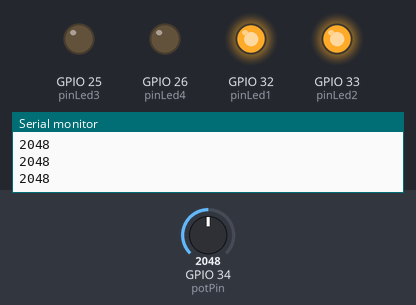
Bench run of a sketch on a simulated ESP32. Shown: output pins drawn as LEDs (lit = HIGH), the last lines printed to the serial monitor. Inputs (shaded band) come from the test bench; at power-on: GPIO 34 (potPin) = 2048.

Above: at 2.2 s.
2.3 s: GPIO 34 (potPin) set to 1732
3.8 s: GPIO 34 (potPin) set to 1663
At 4.1 s:
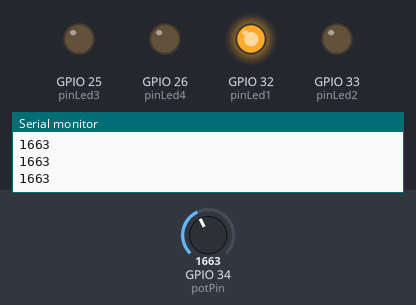
5.3 s: GPIO 34 (potPin) set to 3040
At 6.5 s:
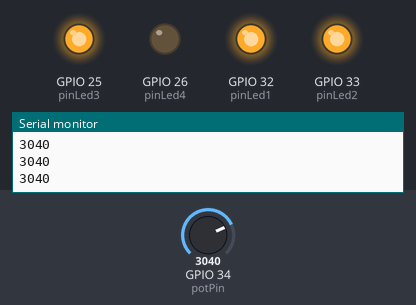
6.8 s: GPIO 34 (potPin) set to 4027
8.3 s: GPIO 34 (potPin) set to 4095
At 9.0 s:
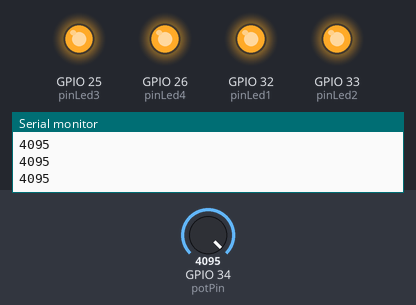
9.8 s: GPIO 34 (potPin) set to 3603
At 10.2 s:
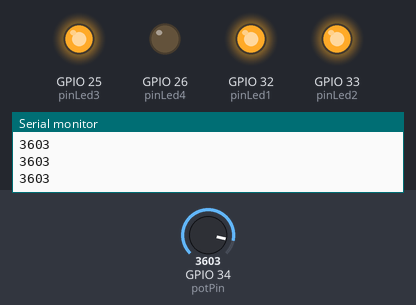
Timing chart, 0 to 12.3 s (numbered marks = the images above; inputs shaded):
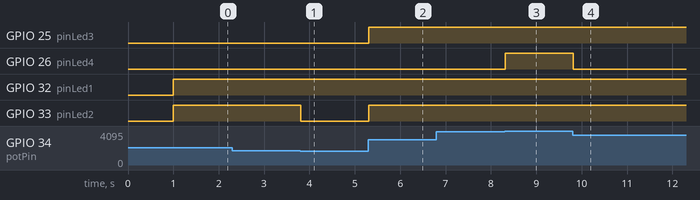

Measured:
- the behaviour switches between 1700 and 1699 on GPIO 34 (potPin) (found by bisection; images 0 and 1)
- the behaviour switches between 4094 and 4095 on GPIO 34 (potPin) (found by bisection; images 2 and 3)
- after the input at 3.8 s, GPIO 33 (pinLed2): HIGH → LOW at once
- after the input at 5.3 s, GPIO 25 (pinLed3), GPIO 33 (pinLed2): LOW → HIGH at once
- after the input at 8.3 s, GPIO 26 (pinLed4): LOW → HIGH at once
- after the input at 9.8 s, GPIO 26 (pinLed4): HIGH → LOW at once

The sketch:

potenciometro_led.ino
```cpp
const int potPin = 34;
int pinLed1 = 32;
int pinLed2 = 33;
int pinLed3 = 25;
int pinLed4 = 26;
int potValor = 0;

void setup() {
  //se inicializa el puerto
  Serial.begin(115200);
  //se inicializa las salidas led
  pinMode(pinLed1 , OUTPUT);
  pinMode(pinLed2 , OUTPUT);
  pinMode(pinLed3 , OUTPUT);
  pinMode(pinLed4, OUTPUT);
  delay(1000);

}

void loop() {
  potValor  = analogRead(potPin);
  Serial.println(potValor);

  if(potValor >= 800){
    digitalWrite(pinLed1 , HIGH);
  }else{
    digitalWrite(pinLed1 , LOW);
  }
  if(potValor >= 1700){
    digitalWrite(pinLed2 , HIGH);
  }else{
    digitalWrite(pinLed2 , LOW);
  }
  if(potValor >= 3000){
    digitalWrite(pinLed3 , HIGH);
  }else{
    digitalWrite(pinLed3 , LOW);
  }
  if(potValor >= 4095){
    digitalWrite(pinLed4 , HIGH);
  }else{
    digitalWrite(pinLed4 , LOW);
  }

  delay(100);
}
```
